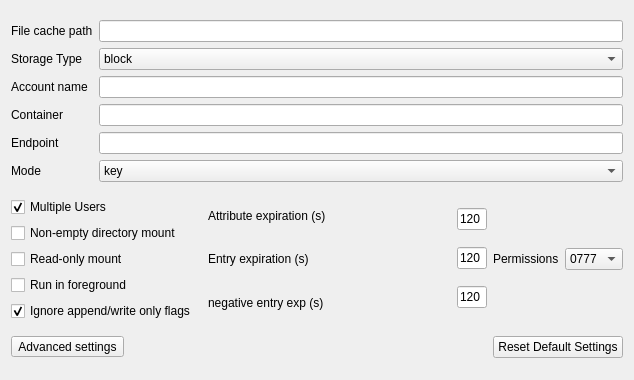
<?xml version="1.0" encoding="UTF-8"?>
<ui version="4.0">
 <class>FCL_simpleSettings</class>
 <widget class="QWidget" name="FCL_simpleSettings">
  <property name="geometry">
   <rect>
    <x>0</x>
    <y>0</y>
    <width>634</width>
    <height>380</height>
   </rect>
  </property>
  <property name="windowTitle">
   <string>Form</string>
  </property>
  <layout class="QGridLayout" name="gridLayout">
   <item row="2" column="3">
    <layout class="QHBoxLayout" name="horizontalLayout_2">
     <item>
      <widget class="QLabel" name="label_3">
       <property name="text">
        <string>Permissions</string>
       </property>
      </widget>
     </item>
     <item>
      <widget class="QComboBox" name="libfuse_permissions_select">
       <property name="toolTip">
        <string>&lt;html&gt;&lt;head/&gt;&lt;body&gt;&lt;p&gt;Default permissions to be presented for block blobs&lt;/p&gt;&lt;/body&gt;&lt;/html&gt;</string>
       </property>
       <item>
        <property name="text">
         <string>0777</string>
        </property>
       </item>
       <item>
        <property name="text">
         <string>0666</string>
        </property>
       </item>
       <item>
        <property name="text">
         <string>0644</string>
        </property>
       </item>
       <item>
        <property name="text">
         <string>0444</string>
        </property>
       </item>
      </widget>
     </item>
    </layout>
   </item>
   <item row="2" column="0">
    <layout class="QVBoxLayout" name="verticalLayout_10" stretch="0,0,0,0,0">
     <property name="spacing">
      <number>6</number>
     </property>
     <property name="sizeConstraint">
      <enum>QLayout::SetMinimumSize</enum>
     </property>
     <item>
      <widget class="QCheckBox" name="commonConfig_multiuser_checkbox">
       <property name="toolTip">
        <string>&lt;html&gt;&lt;head/&gt;&lt;body&gt;&lt;p&gt;Select to allow multiple users to access the container&lt;/p&gt;&lt;/body&gt;&lt;/html&gt;</string>
       </property>
       <property name="text">
        <string>Multiple Users</string>
       </property>
       <property name="checked">
        <bool>true</bool>
       </property>
      </widget>
     </item>
     <item>
      <widget class="QCheckBox" name="commonConfig_nonEmptyDir_checkbox">
       <property name="text">
        <string>Non-empty directory mount</string>
       </property>
      </widget>
     </item>
     <item>
      <widget class="QCheckBox" name="commonConfig_readOnly_checkbox">
       <property name="text">
        <string>Read-only mount</string>
       </property>
      </widget>
     </item>
     <item>
      <widget class="QCheckBox" name="daemonForeground_checkbox">
       <property name="text">
        <string>Run in foreground</string>
       </property>
      </widget>
     </item>
     <item>
      <widget class="QCheckBox" name="libfuse_ignoreAppend_checkbox">
       <property name="text">
        <string>Ignore append/write only flags</string>
       </property>
       <property name="checked">
        <bool>true</bool>
       </property>
      </widget>
     </item>
    </layout>
   </item>
   <item row="3" column="0">
    <widget class="QToolButton" name="advanced_settings">
     <property name="text">
      <string>Advanced settings</string>
     </property>
    </widget>
   </item>
   <item row="2" column="2">
    <layout class="QHBoxLayout" name="horizontalLayout_4">
     <item>
      <layout class="QVBoxLayout" name="verticalLayout">
       <item>
        <widget class="QLabel" name="label_4">
         <property name="text">
          <string>Attribute expiration (s)</string>
         </property>
        </widget>
       </item>
       <item>
        <widget class="QLabel" name="label_5">
         <property name="text">
          <string>Entry expiration (s)</string>
         </property>
        </widget>
       </item>
       <item>
        <widget class="QLabel" name="label_6">
         <property name="text">
          <string>negative entry exp (s)</string>
         </property>
        </widget>
       </item>
      </layout>
     </item>
     <item>
      <layout class="QVBoxLayout" name="verticalLayout_2">
       <item>
        <widget class="QLineEdit" name="libfuse_attExp_input">
         <property name="maximumSize">
          <size>
           <width>30</width>
           <height>16777215</height>
          </size>
         </property>
         <property name="text">
          <string>120</string>
         </property>
        </widget>
       </item>
       <item>
        <widget class="QLineEdit" name="libfuse_entExp_input">
         <property name="maximumSize">
          <size>
           <width>30</width>
           <height>16777215</height>
          </size>
         </property>
         <property name="text">
          <string>120</string>
         </property>
        </widget>
       </item>
       <item>
        <widget class="QLineEdit" name="libfuse_negEntryExp_input">
         <property name="maximumSize">
          <size>
           <width>30</width>
           <height>16777215</height>
          </size>
         </property>
         <property name="text">
          <string>120</string>
         </property>
        </widget>
       </item>
      </layout>
     </item>
    </layout>
   </item>
   <item row="0" column="0" colspan="4">
    <layout class="QHBoxLayout" name="horizontalLayout">
     <item>
      <layout class="QVBoxLayout" name="verticalLayout_3">
       <item>
        <widget class="QLabel" name="label_13">
         <property name="text">
          <string>File cache path</string>
         </property>
        </widget>
       </item>
       <item>
        <widget class="QLabel" name="label_2">
         <property name="text">
          <string>Storage Type</string>
         </property>
        </widget>
       </item>
       <item>
        <widget class="QLabel" name="label_7">
         <property name="text">
          <string>Account name</string>
         </property>
        </widget>
       </item>
       <item>
        <widget class="QLabel" name="label_12">
         <property name="text">
          <string>Container</string>
         </property>
        </widget>
       </item>
       <item>
        <widget class="QLabel" name="label_20">
         <property name="text">
          <string>Endpoint</string>
         </property>
        </widget>
       </item>
       <item>
        <widget class="QLabel" name="label_21">
         <property name="text">
          <string>Mode</string>
         </property>
        </widget>
       </item>
      </layout>
     </item>
     <item>
      <layout class="QVBoxLayout" name="verticalLayout_4">
       <item>
        <widget class="QLineEdit" name="fileCache_path_input"/>
       </item>
       <item>
        <widget class="QComboBox" name="AzTypesettings_select">
         <item>
          <property name="text">
           <string>block</string>
          </property>
         </item>
         <item>
          <property name="text">
           <string>adls</string>
          </property>
         </item>
        </widget>
       </item>
       <item>
        <widget class="QLineEdit" name="azAccountName_input"/>
       </item>
       <item>
        <widget class="QLineEdit" name="azContainer_input"/>
       </item>
       <item>
        <widget class="QLineEdit" name="azEndpoint_input"/>
       </item>
       <item>
        <widget class="QComboBox" name="azModesettings_select">
         <item>
          <property name="text">
           <string>key</string>
          </property>
         </item>
         <item>
          <property name="text">
           <string>sas</string>
          </property>
         </item>
         <item>
          <property name="text">
           <string>spn</string>
          </property>
         </item>
         <item>
          <property name="text">
           <string>msi</string>
          </property>
         </item>
        </widget>
       </item>
      </layout>
     </item>
    </layout>
   </item>
   <item row="3" column="3">
    <widget class="QPushButton" name="resetDefautSettings">
     <property name="text">
      <string>Reset Default Settings</string>
     </property>
    </widget>
   </item>
  </layout>
 </widget>
 <resources/>
 <connections/>
</ui>
